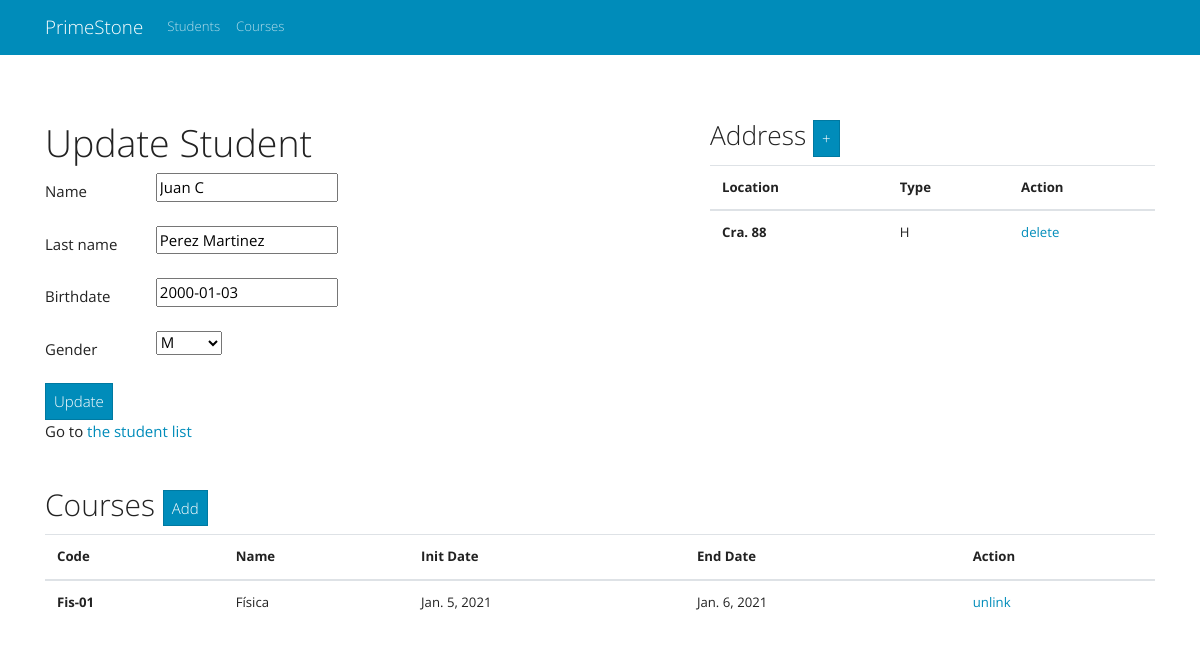
The app's page /front/student/edit/1/ with its own data.
### common/models.py (models this page shows, shortened)
class Student(models.Model):
    MALE = 'M'
    FEMALE = 'F'
    GENDER_CHOICES = [
        (MALE, MALE),
        (FEMALE, FEMALE)
    ]
    name = models.CharField(max_length=80)
    last_name = models.CharField(max_length=80)
    birthdate = models.DateField()
    gender = models.CharField(max_length=1, choices=GENDER_CHOICES)
    courses = models.ManyToManyField(Course, verbose_name="courses")

class Address(models.Model):
    WORK = 'W'
    HOME = 'H'
    TEMPORAL = 'T'
    ADDR_TYPE = [
        (WORK, 'WORK'),
        (HOME, 'HOME'),
        (TEMPORAL, 'TEMPORAL')
    ]
    location = models.CharField(max_length=80)
    addr_type = models.CharField(max_length=1, choices=ADDR_TYPE)
    student = models.ForeignKey(Student, verbose_name="student", on_delete=models.CASCADE)

class Course(models.Model):
    code = models.CharField(max_length=20)
    name = models.CharField(max_length=50)
    init_date = models.DateField()
    end_date = models.DateField()

### front/views.py (the view, shortened to what this page needs)
# urls.py: path('student/edit/<int:pk>/', StudentUpdateView.as_view(), name='student-edit'),
class StudentUpdateView(SuccessMessageMixin, UpdateView):
    template_name = 'front/student-add-edit.html'
    form_class = StudentForm
    model = Student
    success_message = 'Student was updatd succesfully'
    def get_context_data(self, **kwargs):
        kwargs['update'] = True
        kwargs['courses'] = Course.objects.all()
        return super(StudentUpdateView, self).get_context_data(**kwargs)

### front/forms.py
class StudentForm(forms.ModelForm):
    class Meta:
        model = Student
        fields = ('name', 'last_name', 'birthdate', 'gender')

### front/templates/front/student-add-edit.html (shortened to what this page needs)
{% extends 'front/base.html' %}
{% block main-content %}
<div class="row">
    <div class="col-lg-7 col-md-7 col-sm-7">
        <h1>{% if update %}Update{% else %}Create{% endif %} Student</h1>
        <form action="." method="post">{% csrf_token %}
            <div class="form-group row">
                <label for="{{ form.name.id_for_label }}" class="col-sm-2 col-form-label">Name</label>
                <div class="col-sm-10">
                    {{ form.name }}
                </div>
            </div>
            <div class="form-group row">
                <label for="{{ form.last_name.id_for_label }}" class="col-sm-2 col-form-label">Last name</label>
                <div class="col-sm-10">
                    {{ form.last_name }}
                </div>
            </div>
            <div class="form-group row">
                <label for="{{ form.birthdate.id_for_label }}" class="col-sm-2 col-form-label">Birthdate</label>
                <div class="col-sm-10">
                    {{ form.birthdate }}
                </div>
            </div>
            <div class="form-group row">
                <label for="{{ form.gender.id_for_label }}" class="col-sm-2 col-form-label">Gender</label>
                <div class="col-sm-10">
                    {{ form.gender }}
                </div>
            </div>
            <input type="submit" class="btn btn-primary" value="{% if update %}Update{% else %}Insert{% endif %}">
        </form>
        Go to <a href="{% url 'front:student-list' %}">the student list</a>
    </div>
    <div class="col-lg-5 col-md-5 col-sm-5">
        <h3>Address  <a href="{% url 'front:address-add' object.id %}" class="btn btn-primary">+</a></h3>
        <table class="table table-hover">
            <thead>
                <tr>
                    <th scope="col">Location</th>
                    <th scope="col">Type</th>
                    <th scope="col">Action</th>
                </tr>
            </thead>
            <tbody>
                {% for address in object.address_set.all %}
                    <tr>
                        <th scope="row">{{address.location}}</th>
                        <td>{{address.addr_type}}</td>
                        <td>
                            <a href="{% url 'front:address-delete' pk=address.pk student_id=object.id %}">delete</a>
                        </td>
                    </tr>
                {% endfor%}
            </tbody>
        </table>
    </div>
</div>
<br/>
<br/>
<div class="row">
    <div class="col-lg-12 col-md-12 col-sm-12">
        {% if update %}
            <h2>Courses   <a href="{% url 'front:course-link' student_id=object.id%}" class="btn btn-primary">Add</a></h2>
            <table class="table table-hover">
                <thead>
                    <tr>
                        <th scope="col">Code</th>
                        <th scope="col">Name</th>
                        <th scope="col">Init Date</th>
                        <th scope="col">End Date</th>
                        <th scope="col">Action</th>
                    </tr>
                </thead>
                <tbody>
                    {% for course in object.courses.all %}
                        <tr>
                            <th scope="row">{{course.code}}</th>
                            <td>{{course.name}}</td>
                            <td>{{course.init_date}}</td>
                            <td>{{course.end_date}}</td>
                            <td>
                                <a href="{% url 'front:course-unlink' pk=course.pk student_id=object.id %}">unlink</a>
                            </td>
                        </tr>
                    {% endfor%}
                </tbody>
            </table>
        {% endif %}
    </div>
</div>
{% endblock main-content %}

### records on screen
Student: name "Juan C", last_name "Perez Martinez", birthdate "2000-01-03", gender "M"
Address: location "Cra. 88", addr_type "H"
Course: code "Fis-01", name "Física", init_date "Jan. 5, 2021", end_date "Jan. 6, 2021"
